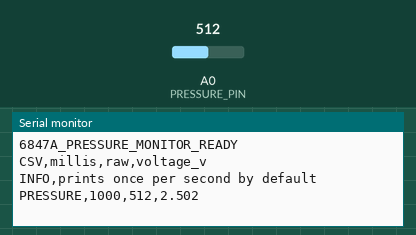
Recording of a sketch running on a simulated Arduino Uno, built with avr-gcc and run on an emulated ATmega328P. Parts: the last lines printed to the serial monitor. The inputs (shaded band) are chosen by the test bench; at power-on: A0 (PRESSURE_PIN) = 512.

Above: at 1.7 s.
1.8 s: A0 (PRESSURE_PIN) set to 716
At 2.8 s:
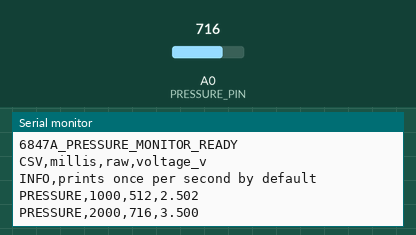
3.3 s: A0 (PRESSURE_PIN) set to 900
At 4.8 s:
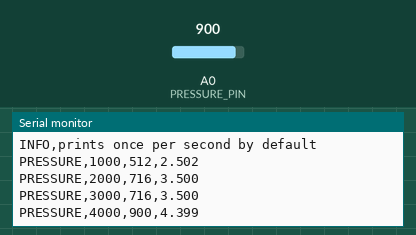
Timing chart, 0 to 6.3 s (numbered marks = the images above; inputs shaded):
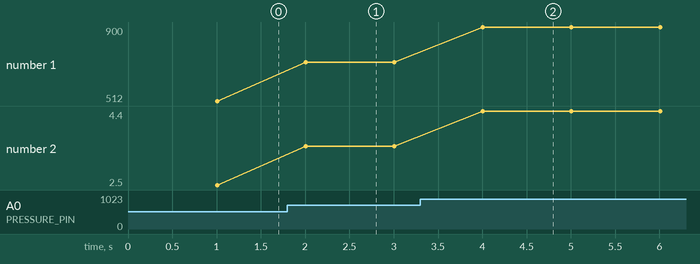

The sketch:

pressure_6847a_monitor.ino
```cpp
// 6847A pressure sensor standalone monitor
// Wiring:
//   6847A VCC -> Arduino 5V
//   6847A GND -> Arduino GND
//   6847A OUT -> Arduino A0
// Serial Monitor:
//   Baud: 115200
//   Line ending: any

const unsigned long SERIAL_BAUD = 115200;
const unsigned long SAMPLE_INTERVAL_MS = 1000;
const int PRINT_ONLY_IF_RAW_CHANGED_BY = 0;  // 0 = always print every interval
const int PRESSURE_PIN = A0;
const int AVERAGE_SAMPLES = 16;
const float ADC_REFERENCE_VOLTAGE = 5.0;
const int ADC_MAX = 1023;

unsigned long lastSampleTime = 0;
int lastPrintedRaw = -1;

int readPressureAverageRaw() {
  long total = 0;
  for (int index = 0; index < AVERAGE_SAMPLES; index++) {
    total += analogRead(PRESSURE_PIN);
    delayMicroseconds(300);
  }
  return (int)(total / AVERAGE_SAMPLES);
}

float rawToVoltage(int raw) {
  return raw * ADC_REFERENCE_VOLTAGE / ADC_MAX;
}

void printHeader() {
  Serial.println("6847A_PRESSURE_MONITOR_READY");
  Serial.println("CSV,millis,raw,voltage_v");
  Serial.println("INFO,prints once per second by default");
}

void setup() {
  Serial.begin(SERIAL_BAUD);
  pinMode(PRESSURE_PIN, INPUT);
  delay(500);
  printHeader();
}

void loop() {
  unsigned long now = millis();
  if (now - lastSampleTime < SAMPLE_INTERVAL_MS) return;
  lastSampleTime = now;

  int pressureRaw = readPressureAverageRaw();
  float pressureVoltage = rawToVoltage(pressureRaw);

  if (PRINT_ONLY_IF_RAW_CHANGED_BY > 0 && lastPrintedRaw >= 0 &&
      abs(pressureRaw - lastPrintedRaw) < PRINT_ONLY_IF_RAW_CHANGED_BY) {
    return;
  }

  lastPrintedRaw = pressureRaw;
  Serial.print("PRESSURE,");
  Serial.print(now);
  Serial.print(',');
  Serial.print(pressureRaw);
  Serial.print(',');
  Serial.println(pressureVoltage, 3);
}
```

Measured:
- after the input at 1.8 s, the serial monitor: prints a new line after 0.21 s (image 1)
- after the input at 3.3 s, the serial monitor: prints a new line after 0.71 s (image 2)
- plotted number 1: 512 → 716 after the input at 1.8 s, 716 → 900 after the input at 3.3 s
- plotted number 2: 2.5 → 3.5 after the input at 1.8 s, 3.5 → 4.4 after the input at 3.3 s
